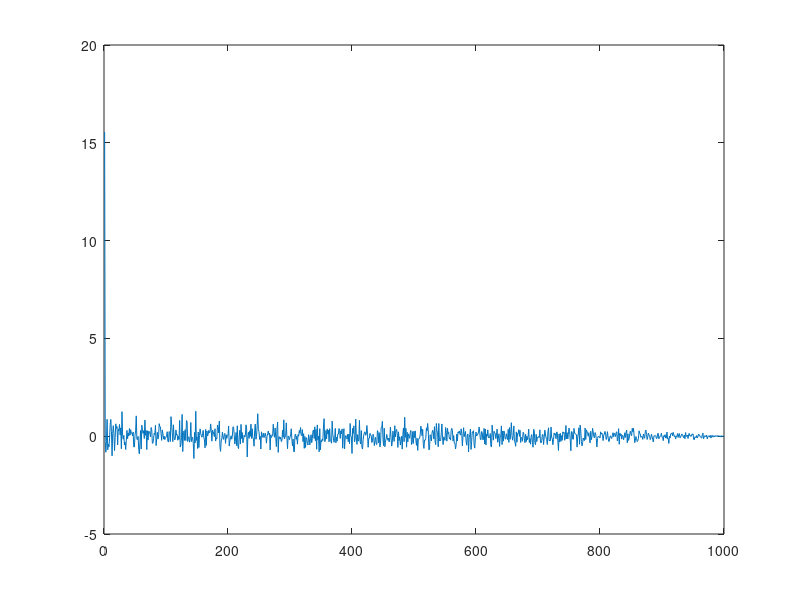
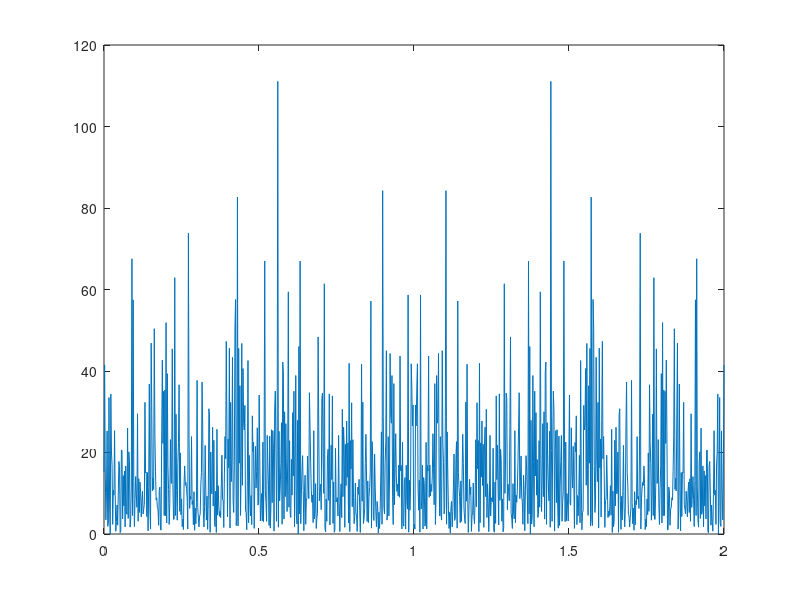

Write MATLAB code to recreate these figures, in order.
M=1000;

V=normrnd(0,4,1,M);

r=zeros(1,M);

for k=0:(M-1)
    for i=1:(M-k)
        r(1,k+1)=r(1,k+1) + V(1,i)*V(1,i+k);
    end
end
r=r/M;
%r_i=xcorr(V,'biased');
x_1=linspace(1,M,M);
%x_2=linspace(1,length(r_i),length(r_i));
figure
plot(x_1,r);
%plot(x_2,r_i);

x_3=linspace(0,2,M);
PSD=abs(fft(V)).^2;
PSD=PSD/M;
figure
plot(x_3,PSD);




    







